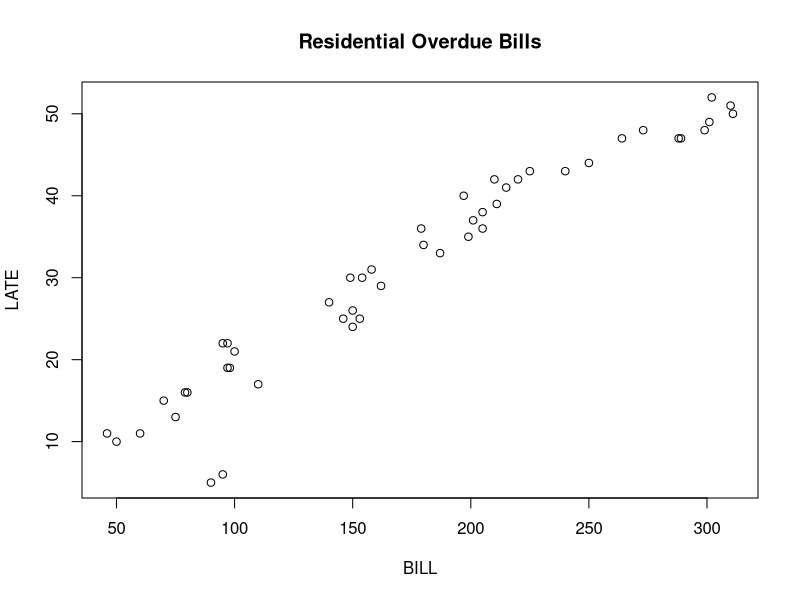
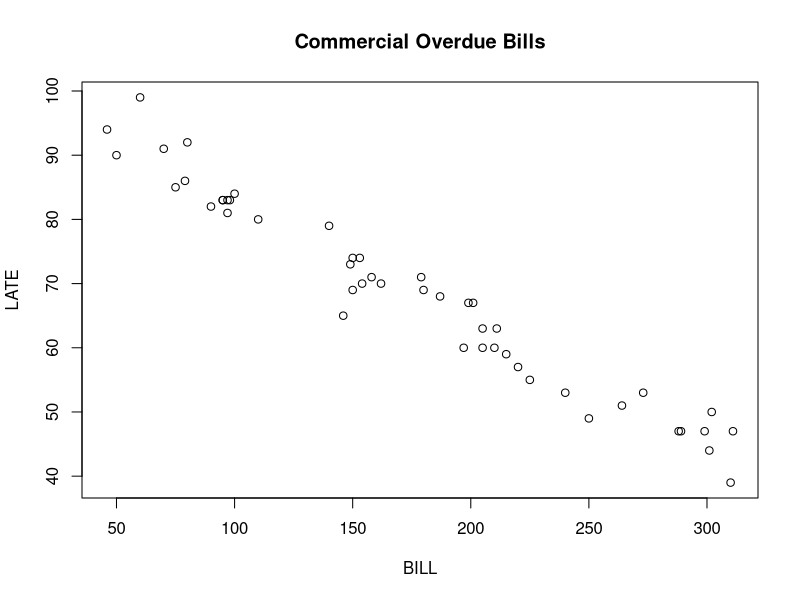

These figures' R source, in order:
# Sam Tenney
# Overdue bills
# Chapter 5, exercise 1

# Data found at http://gattonweb.uky.edu/sheather/book/docs/datasets/overdue.txt

# Read in the data
bills <- read.table(text = 'LATE	BILL
16	79
47	264
22	97
47	289
47	288
21	100
44	250
27	140
19	97
48	299
16	80
50	311
11	46
17	110
25	146
37	201
22	95
38	205
24	150
31	158
51	310
40	197
34	180
30	149
39	211
5	90
11	60
33	187
42	220
15	70
48	273
10	50
29	162
25	153
43	225
42	210
30	154
41	215
49	301
43	240
36	205
6	95
52	302
19	98
26	150
36	179
13	75
35	199
74	150
47	289
39	310
47	299
53	240
71	179
82	90
83	95
90	50
92	80
71	158
80	110
83	95
57	220
84	100
63	211
73	149
60	205
50	302
91	70
49	250
67	201
83	97
83	98
81	97
74	153
69	150
65	146
70	154
60	197
53	273
63	205
67	199
99	60
60	210
85	75
79	140
68	187
70	162
47	311
51	264
69	180
44	301
47	288
55	225
86	79
94	46
59	215', sep = "\t", header = TRUE)

# Create 3rd column of TYPE (RESIDENTIAL, COMMERCIAL)
# The first 48 obs are Residential and last 48 commercial
bills$TYPE <- as.factor(c(rep("RESIDENTIAL", 48), rep("COMMERCIAL", 48)))

# Check to see that the data was read in correctly
str(bills)

# Develop a regression model to predict LATE from  (RESIDENTIAL)
out_bills <- lm(LATE ~ BILL, data = bills[1:48,])
summary(out_bills)

plot(LATE ~ BILL, data = bills[1:48,], main = "Residential Overdue Bills")

out_bills <- lm(LATE ~ BILL, data = bills[49:96,])
summary(out_bills)

plot(LATE ~ BILL, data = bills[49:96,], main = "Commercial Overdue Bills")

